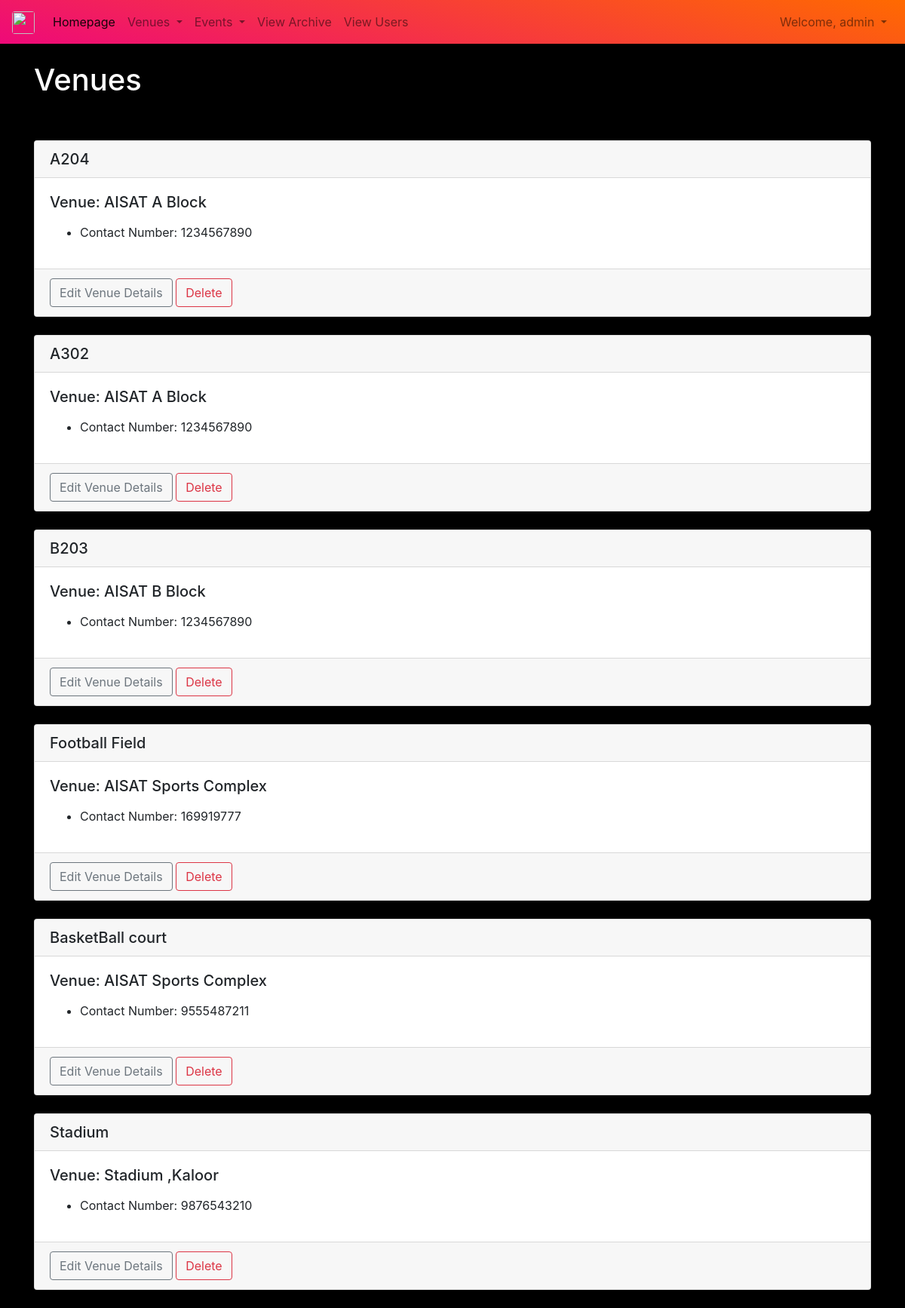
The page /venues (signed in) on the database its author committed.
### App2/models.py (models this page shows)
class Venue(models.Model):
    name = models.CharField('Venue Name', max_length=120)
    address = models.CharField('Address', max_length=320)
    phone = models.CharField('Contact Number', max_length=120)
    def __str__(self):
        return self.name

### App2/views.py (the view)
# urls.py: path("venues", views.venues, name="venues"),
def venues(request):
    if request.user.is_authenticated:
        if request.user.is_superuser:
            venue1 = Venue.objects.all()
            return render(request, 'App2/venues.html', {'venue1': venue1})
        else:
            messages.error(request, ("Only Admin can view venues"))
            return HttpResponseRedirect('/')
    else:
        messages.error(request, ("Please login to view venues."))
        return HttpResponseRedirect('/')

### App2/templates/App2/venues.html (shortened to what this page needs)
<!DOCTYPE html>
<html lang="en">
<head>
</head>
<body>
{% extends "App2/header.html" %}
{% block content %}
{% if user.is_authenticated %}
{% if user.is_superuser %}
<h1 id="header">Venues</h1>
    <br/><br/>
    {% for venue in venue1 %}
    <div class="card">
        <h5 class="card-header">
            {{ venue }}
        </h5>
        <div class="card-body">
            <h5 class="card-title">Venue: {{ venue.address }}</h5>
            <p class="card-text">
                <ul>
                <li>Contact Number: {{ venue.phone }}</li>
                </ul>
            </p>
        </div>
        <div class="card-footer text-muted">
            <a href="/updatevenues/{{ venue.id }}" class="btn btn-outline-secondary">Edit Venue Details</a>
            <a href="/deletevenue/{{ venue.id }}" class="btn btn-outline-danger">Delete</a>
        </div>
    </div>
    <br/>
    {% endfor %}
{% endif %}
{% else %}
	<h1>Sorry! You must be logged in to view available venues.</h1>
	<br/>
	<p>Please <a href="/login">login</a> to access this page.</p>
    </form>
{% endif %}
{% endblock %}

### App2/templates/App2/includes/navbar.html (shortened to what this page needs)
<!DOCTYPE html>
<html lang="en">
<head>
</head>
<body>
{% if user.is_authenticated %}
    {% if user.is_superuser %}
        <nav class="navbar navbar-expand-lg navbar-light bg-custom-2">
          <a class="navbar-brand" href="/">
            <img src="https://aisat.ac.in/wp-content/uploads/2018/05/logo.png" class="rounded" width="30" height="30" alt="" loading="lazy">
          </a>
          <div class="collapse navbar-collapse" id="navbarSupportedContent1">
            <ul class="navbar-nav mr-auto">
              <li class="nav-item active">
                <a class="nav-link" href="clubhomepage">Homepage<span class="sr-only">(current)</span></a>
              </li>
              <li class="nav-item dropdown">
                <a class="nav-link dropdown-toggle" href="#" id="navbarDropdown1" role="button" data-toggle="dropdown" aria-haspopup="true" aria-expanded="false">
                  Venues
                </a>
              </li>
              <li class="nav-item dropdown">
                <a class="nav-link dropdown-toggle" href="#" id="navbarDropdown2" role="button" data-toggle="dropdown" aria-haspopup="true" aria-expanded="false">
                  Events
                </a>
              </li>
              <li class="nav-item">
                <a class="nav-link" href="/reports">View Archive</a>
              </li>
              <li class="nav-item">
                <a class="nav-link" href="/users">View Users</a>
              </li>
            </ul>
            <ul class="navbar-nav">
                {% if user.is_authenticated %}
                <li class="nav-item dropdown">
                <a class="nav-link dropdown-toggle" href="#" id="navbarDropdown4" role="button" data-toggle="dropdown" aria-haspopup="true" aria-expanded="false">
                    Welcome, {{user.username}}
                </a>
              </li>
                {% else %}
                <li class="nav-item">
                    <a class="nav-link" href="/login">Login</a>
                </li>
                {% endif %}
            </ul>
          </div>
        </nav>
    {% endif %}
{% endif %}
</body>
</html>

### App2/static/css/home.css (style rules this page uses)
body { background-color: black !important; }
#header { color: white; !important }

### App2/templates/App2/includes/navbar.html (style rules this page uses)
.bg-custom-2 { background-image: linear-gradient(15deg, #ee0979 0%, #ff6a00 100%); }

### rows shown on the page
Venue: name "A204", address "AISAT A Block", phone "1234567890"
Venue: name "A302", address "AISAT A Block", phone "1234567890"
Venue: name "B203", address "AISAT B Block", phone "1234567890"
Venue: name "Football Field", address "AISAT Sports Complex", phone "169919777"
Venue: name "BasketBall court", address "AISAT Sports Complex", phone "9555487211"
Venue: name "Stadium", address "Stadium ,Kaloor", phone "9876543210"

### other values the page prints
{{ user.username }} "admin"
